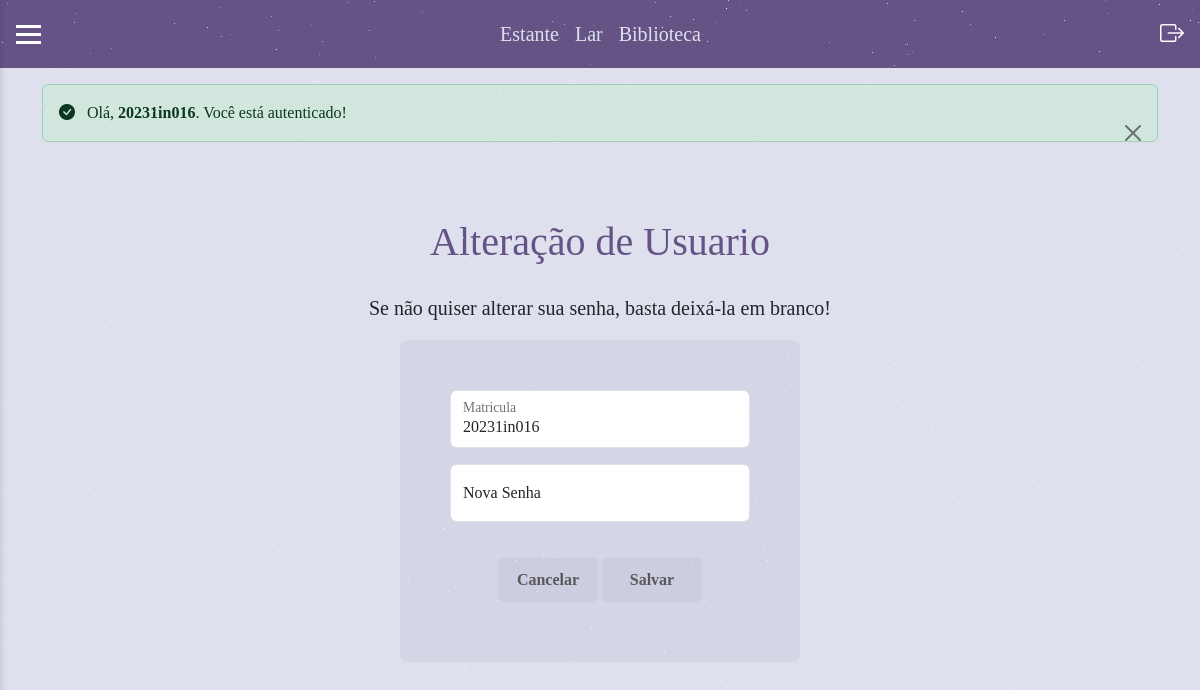
/admin/alterar_usuario/1 (signed in), run on an earlier commit of the app's database.
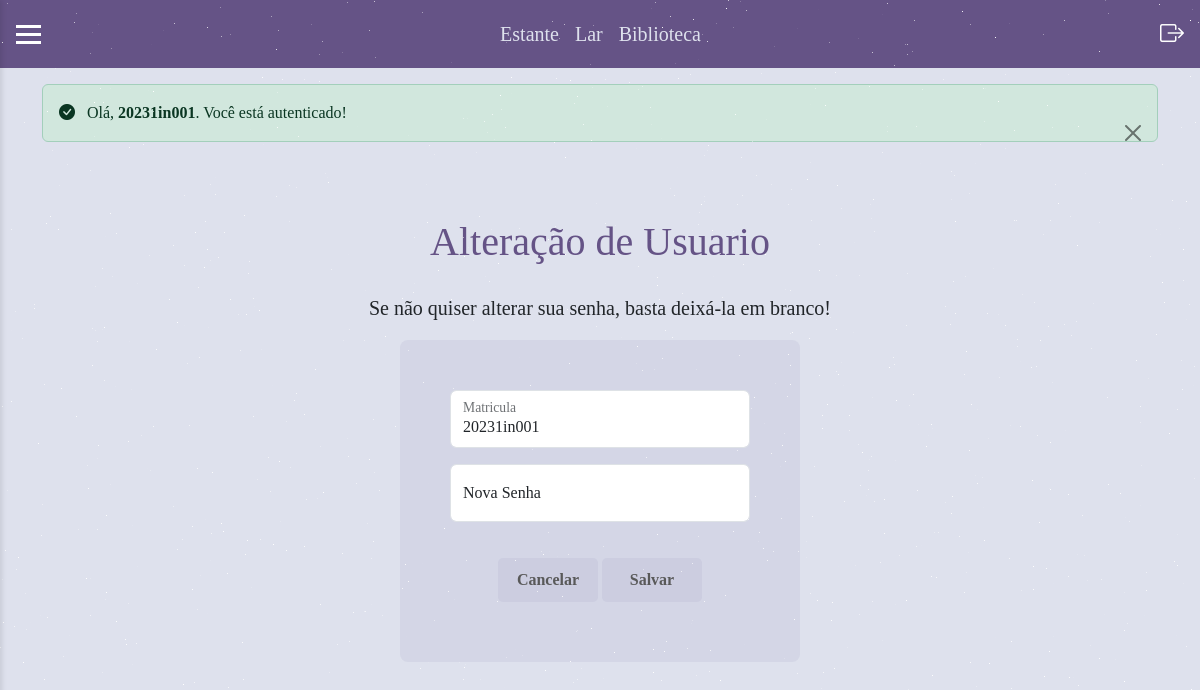
And on a later commit of the database.
### tables this page shows
CREATE TABLE usuario (
        id INTEGER PRIMARY KEY AUTOINCREMENT,
        matricula TEXT NOT NULL,
        senha TEXT NOT NULL
    );

### routes/admin_router.py (the view)
@router.get("/alterar_usuario/{id}")
def get_alterar_usuario(request: Request, id: int = Path(...)):
    usuario = UsuarioRepo.obter_por_id(id)
    response = templates.TemplateResponse(
        "admin/alterar_usuario.html", {"request": request, "usuario": usuario}
    )
    if not verificar_autenticacao(request):
        return RedirectResponse("/login")
    return response

### templates/admin/alterar_usuario.html (shortened to what this page needs)
{% extends "base.html" %}
{% block css %}
<link rel="stylesheet" href="/static/css/admin/alteração/alterar_usuario.css">
{% endblock %}
{% block conteudo %}
<form method="post" action="/admin/alterar_usuario/{{ usuario.id }}">
    <h1>Alteração de Usuario</h1>
    <h5>Se não quiser alterar sua senha, basta deixá-la em branco!</h5>
    <div class="um">
        <div class="row">
            <div class="col">
                <div class="form-floating mb-3 gx-1">
                    <input type="text" class="form-control" name="matricula" id="matricula" placeholder=" " value="{{usuario.matricula}}"/>
                    <label for="matricula">Matricula</label>
                </div>
            </div>
        </div>
        <div class="row">
            <div class="col">
                <div class="form-floating mb-3 gx-1">
                    <input type="text" class="form-control" name="senha" id="senha" placeholder="Nova Senha"/>
                    <label for="senha">Nova Senha</label>
                </div>
            </div>
        </div>
        <div class="row dois">
            <div class="col">
                <button class="enviar">
                    <a href="/admin/usuarios" style="color:rgb(89, 89, 89);" onmouseover="this.style.color = 'white'" onmouseleave="this.style.color= 'rgb(89, 89, 89)'">Cancelar</a>
                </button>
                <button type="submit" class="enviar">
                    Salvar
                </button>
            </div>
        </div>
    </div>
</form>
{% endblock %}

### templates/includes/mensagem.html
{% if "mensagem_aviso" in request.cookies: %}
    {% set mensagem = request.cookies.get("mensagem_aviso") %}
    {% set estilo = "warning" %}
    {% set icone = "exclamation-circle-fill" %}
{% endif %}
{% if "mensagem_sucesso" in request.cookies: %}
    {% set mensagem = request.cookies.get("mensagem_sucesso") %}
    {% set estilo = "success" %}
    {% set icone = "check-circle-fill" %}
{% endif %}
{% if "mensagem_info" in request.cookies: %}
    {% set mensagem = request.cookies.get("mensagem_info") %}
    {% set estilo = "info" %}
    {% set icone = "info-circle-fill" %}
{% endif %}
{% if "mensagem_erro" in request.cookies: %}
    {% set mensagem = request.cookies.get("mensagem_erro") %}
    {% set estilo = "danger" %}
    {% set icone = "x-circle-fill" %}
{% endif %}
{% if mensagem: %}
<div class="alert alert-{{estilo}} alert-dismissible fade show d-flex align-items-center" role="alert">
    <p class="mb-0 text-center">
        <i class="bi bi-{{icone}} me-2"></i>
        {{mensagem|safe}}
    </p>
    <button type="button" class="btn-close" data-bs-dismiss="alert"></button>
</div>
{% endif %}

What changed in the data, as far as the page shows it:
changed usuario: matricula "Olá, 20231in016 . Você está autenticado!" → "Olá, 20231in001 . Você está autenticado!"; matricula "20231in016" → "20231in001"
